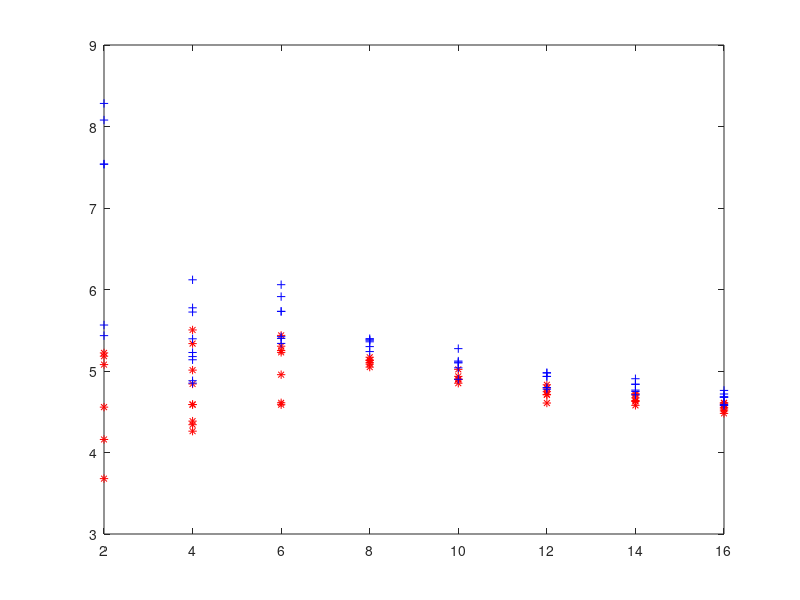

Recreate this plot in MATLAB.

y21=[3.6794,5.222,4.16,5.0787,5.1817,4.5567];
y22=[5.5641,5.434,7.54,7.5361,8.2831,8.0792];
x2=2*ones(length(y21),1)';


y41=[4.8410,5.5037,5.3363,4.3852,4.2618,5.0109,4.5884,4.5884,4.3413];
y42=[5.1768,5.7754,5.7234,5.3951,5.1379,6.1190,4.8810,5.2273,4.8511];

x4=4*ones(length(y41),1)';


y61=[5.3043,4.9550,5.4370,5.2518,5.2285,4.5865,4.61];
y62=[6.0591,5.3995,5.9129,5.7313,5.7317,5.4210,5.3386];
x6=6*ones(length(y61),1)';

y81=[5.1285,5.0478,5.1688,5.1031,5.1347,5.0843];
y82=[5.3582,5.3973,5.2995,5.2384,5.3816,5.3799];
x8=8*ones(length(y81),1)';


y101=[4.8965,5.0200,4.8502,4.934,4.8962,4.90];
y102=[4.8984,5.1218,5.2745,5.039,5.1080,5.099];
x10=10*ones(length(y101),1)';

y121=[4.7465,4.708,4.8311,4.7920,4.6071,4.7127];
y122=[4.7768,4.975,4.7977,4.9339,4.9796,4.9332];

x12=12*ones(length(y121),1)';



y141=[4.6374,4.6706,4.5786,4.7217,4.7071,4.6259];
    
y142=[4.7658,4.7492,4.9051,4.8365,4.8383,4.7081];

x14=14*ones(length(y141),1)';


y161=[4.48, 4.5107,4.6100,4.6053,4.5814,4.5334,4.5507 ];
y162=[4.59, 4.5755,4.6808,4.6833,4.6773,4.7618,4.7177]


x16=16*ones(length(y161),1)';


x=[x2 x4 x6 x8 x10 x12 x14 x16]

y1=[y21,y41,y61,y81,y101,y121,y141,y161]
y2=[y22,y42,y62,y82,y102,y122,y142,y162]

figure

plot(x,y1,'r*');
hold on 
plot(x,y2,'b+');